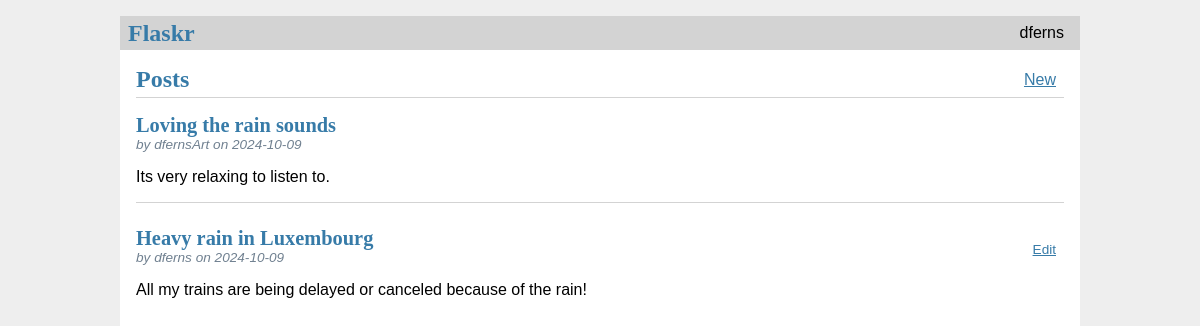
The page / (signed in) on the database its author committed.
### tables this page shows
CREATE TABLE users (
    id INTEGER PRIMARY KEY AUTOINCREMENT,
    username TEXT UNIQUE NOT NULL,
    password TEXT NOT NULL
);

CREATE TABLE posts (
    id INTEGER PRIMARY KEY AUTOINCREMENT,
    user_id INTEGER NOT NULL,
    created_at TIMESTAMP NOT NULL DEFAULT CURRENT_TIMESTAMP,
    title TEXT NOT NULL,
    body TEXT NOT NULL,
    FOREIGN KEY (user_id) REFERENCES users (id)
);

### flaskr/blog.py (the view)
@bp.route('/')
def index():
    db = get_db()
    posts = db.execute(
        'SELECT p.id, title, body, created_at, user_id, username FROM posts p JOIN users u ON p.user_id = u.id ORDER BY created_at DESC'
    ).fetchall()
    return render_template('blog/index.html',posts=posts)

### flaskr/auth.py (called while the page is built)
@bp.before_app_request
def load_logged_in_user():
    user_id = session.get('user_id')
    if user_id is None:
        g.user = None
    else:
        g.user = get_db().execute(
            'SELECT * FROM users WHERE id = ?', (user_id,)
        ).fetchone()

### flaskr/db.py (called while the page is built)
def get_db():
    if 'db' not in g:
        g.db = sqlite3.connect(
            current_app.config['DATABASE'],
            detect_types=sqlite3.PARSE_DECLTYPES
        )
        g.db.row_factory = sqlite3.Row
    return g.db

### flaskr/templates/blog/index.html
{% extends 'base.html'%}
{% block header %}
<h1>{% block title %}Posts{% endblock title %}</h1>
    {% if g.user %}
        <a class="action" href="{{ url_for('blog.create') }}">New</a>
    {% endif %}
{% endblock header %}
{% block content %}
    {% for post in posts %}
        <article class="post">
            <header>
                <div>
                    <h1> {{ post['title']}} </h1>
                    <div class="about">by {{ post['username'] }} on {{ post['created_at'].strftime('%Y-%m-%d')}}</div>
                </div>
                {% if g.user['id'] == post['user_id'] %}
                    <a class="action" href="{{ url_for('blog.update', id =post['id']) }}" >Edit</a>
                {% endif %}
            </header>
            <p class="body">{{ post['body'] }}</p>
        </article>
        {% if not loop.last %}
            <hr>
        {% endif %}
    {% endfor %}
{% endblock %}

### flaskr/templates/base.html (shortened to what this page needs)
<!doctype html>
<link rel="stylesheet" href="{{ url_for('static', filename='style.css') }}">
<nav>
    <h1>Flaskr</h1>
    <ul>
        {% if g.user %}
            <li><span> {{g.user['username']}}</span>
        {% else %}
            <li><a href="{{ url_for('auth.register') }}"> Register </a>
        {% endif %}
    </ul>
</nav>
<section class="content">
    <header>
        {% block header %}{% endblock %}
    </header>
    {% block content%}{% endblock %}
</section>

### flaskr/static/style.css (style rules this page uses)
h1 { font-family: serif; color: #377ba8; margin: 1rem 0; }
a { color: #377ba8; }
hr { border: none; border-top: 1px solid lightgray; }
nav { background: lightgray; display: flex; align-items: center; padding: 0 0.5rem; }
nav h1 { flex: auto; margin: 0; }
nav ul { display: flex; list-style: none; margin: 0; padding: 0; }
nav ul li a, nav ul li span, header .action { display: block; padding: 0.5rem; }
.content { padding: 0 1rem 1rem; }
.content > header { border-bottom: 1px solid lightgray; display: flex; align-items: flex-end; }
.content > header h1 { flex: auto; margin: 1rem 0 0.25rem 0; }
.post > header { display: flex; align-items: flex-end; font-size: 0.85em; }
.post > header > div:first-of-type { flex: auto; }
.post > header h1 { font-size: 1.5em; margin-bottom: 0; }
.post .about { color: slategray; font-style: italic; }
.post .body { white-space: pre-line; }
.content:last-child { margin-bottom: 0; }

### rows shown on the page
users: user.username "dferns"
posts: title "Loving the rain sounds", username "dfernsArt", created_at "2024-10-09", body "Its very relaxing to listen to."
posts: title "Heavy rain in Luxembourg", username "dferns", created_at "2024-10-09", body "All my trains are being delayed or canceled because of the rain!"
